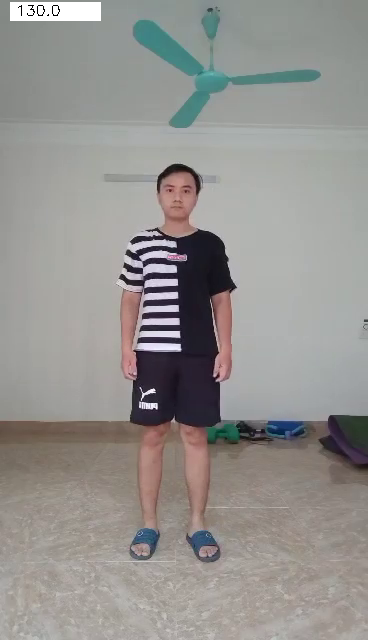
#> input picture test_images/test1/source3.png, 368 x 640 px
$ python feature-extraction.py
#> lines starting #> are read from the running program, lines starting #| are printed output that depends on the picture
import cv2
import numpy as np
def optimize_keypoint(sift, img, bg_subtracttion_img):
    keypoints, descriptors = sift.detectAndCompute(img, None)
    valid_kp = []
    valid_des = []
    for i, point in enumerate(keypoints):
        x, y = int(point.pt[0]), int(point.pt[1])
        if bg_subtracttion_img[y, x] > 0:
            valid_kp.append(point)
            valid_des.append(descriptors[i])
    valid_des = np.array(valid_des)
    return valid_kp, valid_des

img1=cv2.imread('./test_images/test1/source3.png', cv2.IMREAD_GRAYSCALE)
#> img1: shape (640, 368); min 0, max 255, mean 145.8
img2=cv2.imread('./test_images/test1/source4.png', cv2.IMREAD_GRAYSCALE)
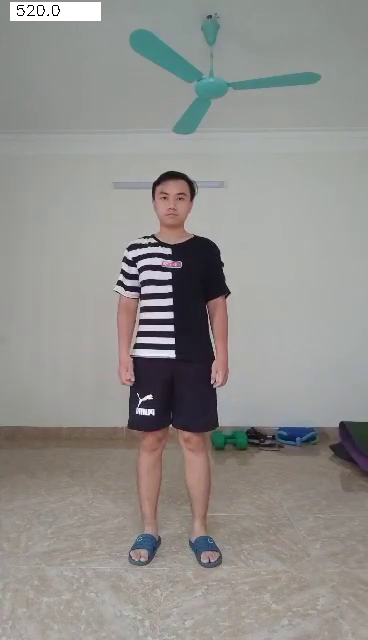
#> input picture test_images/test1/source4.png, 368 x 640 px
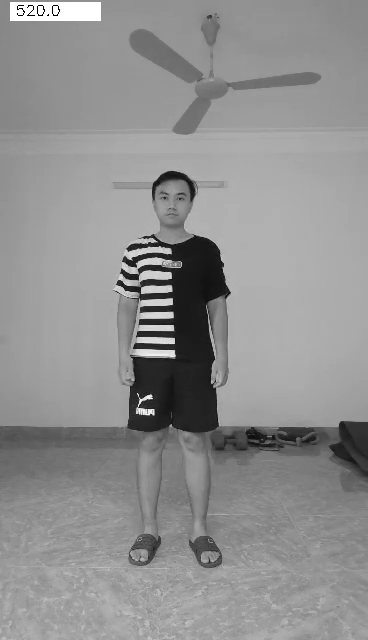
#> img2: shape (640, 368); min 0, max 255, mean 143.9

bg_subtraction_img1=cv2.imread('./test_images/bg-subtract/result2.png', cv2.IMREAD_GRAYSCALE)
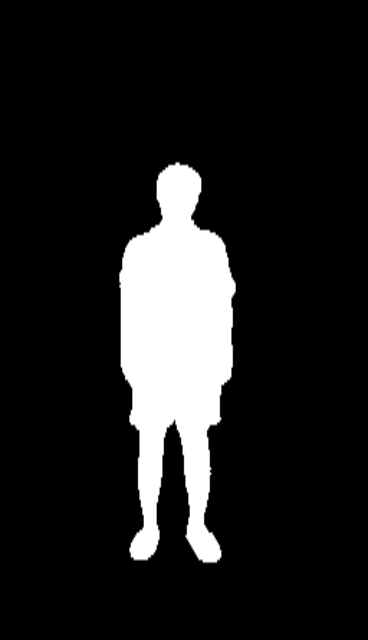
#> input picture test_images/bg-subtract/result2.png, 368 x 640 px
#> bg_subtraction_img1 is the input picture: shape (640, 368); min 0, max 255, mean 31.2
bg_subtraction_img2=cv2.imread('./test_images/bg-subtract/result3.png', cv2.IMREAD_GRAYSCALE)
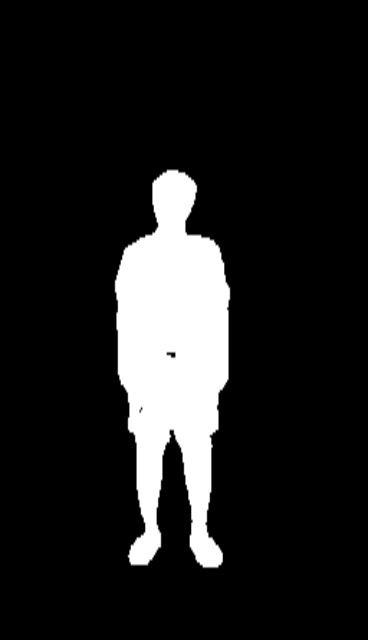
#> input picture test_images/bg-subtract/result3.png, 368 x 640 px
#> bg_subtraction_img2 is the input picture: shape (640, 368); min 0, max 255, mean 31.3

sift = cv2.SIFT_create()
# keypoints_1, descriptors_1 = sift.detectAndCompute(img1,None)
# keypoints_2, descriptors_2 = sift.detectAndCompute(img2,None)
keypoints_1, descriptors_1 = optimize_keypoint(sift, img1, bg_subtraction_img1)
#> in optimize_keypoint, `keypoints, descriptors = sift.detectAndCompute(img, None)`: keypoints = 264 keypoints; strongest (x, y, size): (152, 391, 3.6), (176, 334, 5.1), (154, 406, 5), (175, 308, 5.2)
#> the loop in optimize_keypoint, `for i, point in enumerate(keypoints):` made 264 passes
#> (point, x, y) on passes 1 to 3: (keypoint at (14.6, 15.1), size 8.1, 14, 15), (keypoint at (14.6, 15.1), size 8.1, 14, 15), (keypoint at (15.3, 627.5), size 3.3, 15, 627)
#> after the loop in optimize_keypoint, `for i, point in enumerate(keypoints):`: valid_des = 161 items; valid_kp = 161 keypoints; strongest (x, y, size): (152, 391, 3.6), (176, 334, 5.1), (154, 406, 5), (175, 308, 5.2)
#> keypoints_1 has the same summary as valid_kp in optimize_keypoint
keypoints_2, descriptors_2 = optimize_keypoint(sift, img2, bg_subtraction_img2)
#> in optimize_keypoint (call 2), `keypoints, descriptors = sift.detectAndCompute(img, None)`: keypoints = 283 keypoints; strongest (x, y, size): (149, 397, 3.7), (171, 354, 5.8), (171, 341, 4.8), (170, 328, 4.8)
#> the loop in optimize_keypoint (call 2), `for i, point in enumerate(keypoints):` made 283 passes
#> (point, x, y) on passes 1 to 3: (keypoint at (10.1, 622), size 2.3, 10, 621), (keypoint at (12.9, 5.4), size 4.7, 12, 5), (keypoint at (13.3, 17.1), size 5.7, 13, 17)
#> after the loop in optimize_keypoint (call 2), `for i, point in enumerate(keypoints):`: valid_des = 171 items; valid_kp = 171 keypoints; strongest (x, y, size): (149, 397, 3.7), (171, 354, 5.8), (171, 341, 4.8), (170, 328, 4.8)
#> keypoints_2 has the same summary as valid_kp in optimize_keypoint

print(descriptors_1.shape)
#| (161, 128)

img1_sift = cv2.drawKeypoints(img1,keypoints_1,img1)
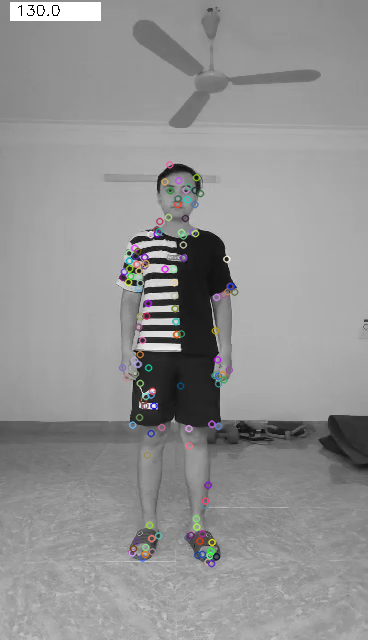
#> img1_sift: shape (640, 368, 3); mean of channels 0, 1, 2 146, 145.9, 146.1; drawn as B, G, R
img2_sift = cv2.drawKeypoints(img2,keypoints_2,img2)
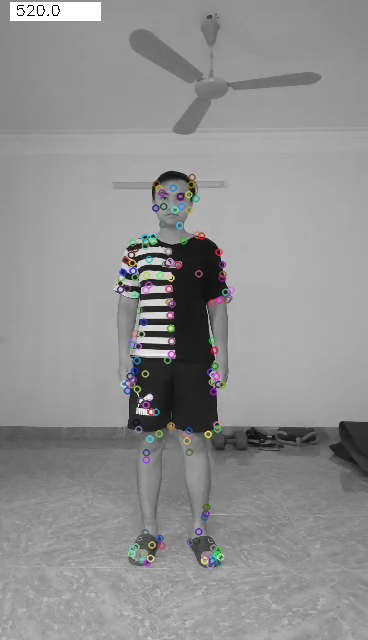
#> img2_sift: shape (640, 368, 3); mean of channels 0, 1, 2 144.1, 144, 144.1; drawn as B, G, R

bf = cv2.BFMatcher(cv2.NORM_L1, crossCheck=True)
matches = bf.match(descriptors_1,descriptors_2)
#> matches = 95 matches
matches = sorted(matches, key = lambda x:x.distance)
matched_img = cv2.drawMatches(img1, keypoints_1, img2, keypoints_2, matches[:70], img2, flags=2)
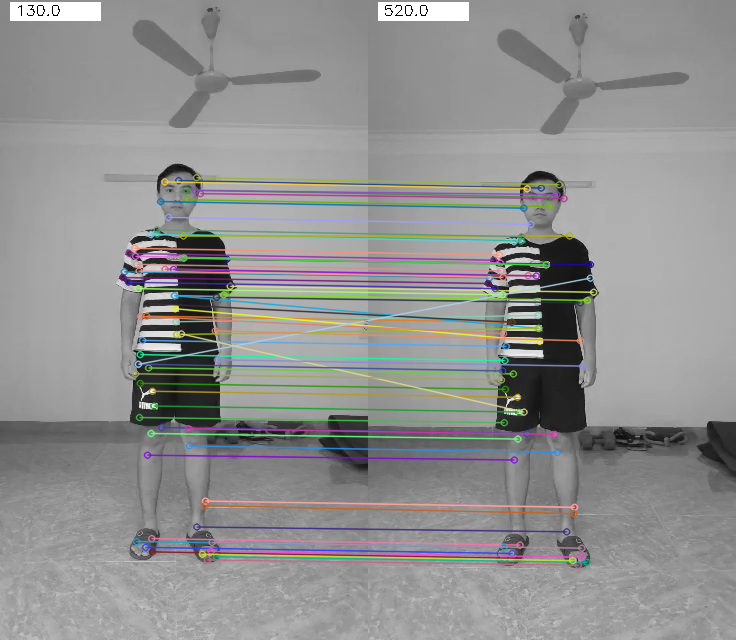
#> matched_img: shape (640, 736, 3); mean of channels 0, 1, 2 144, 144.8, 144.5; drawn as B, G, R
cv2.imshow('image', matched_img)
cv2.waitKey(0)
cv2.destroyAllWindows()
